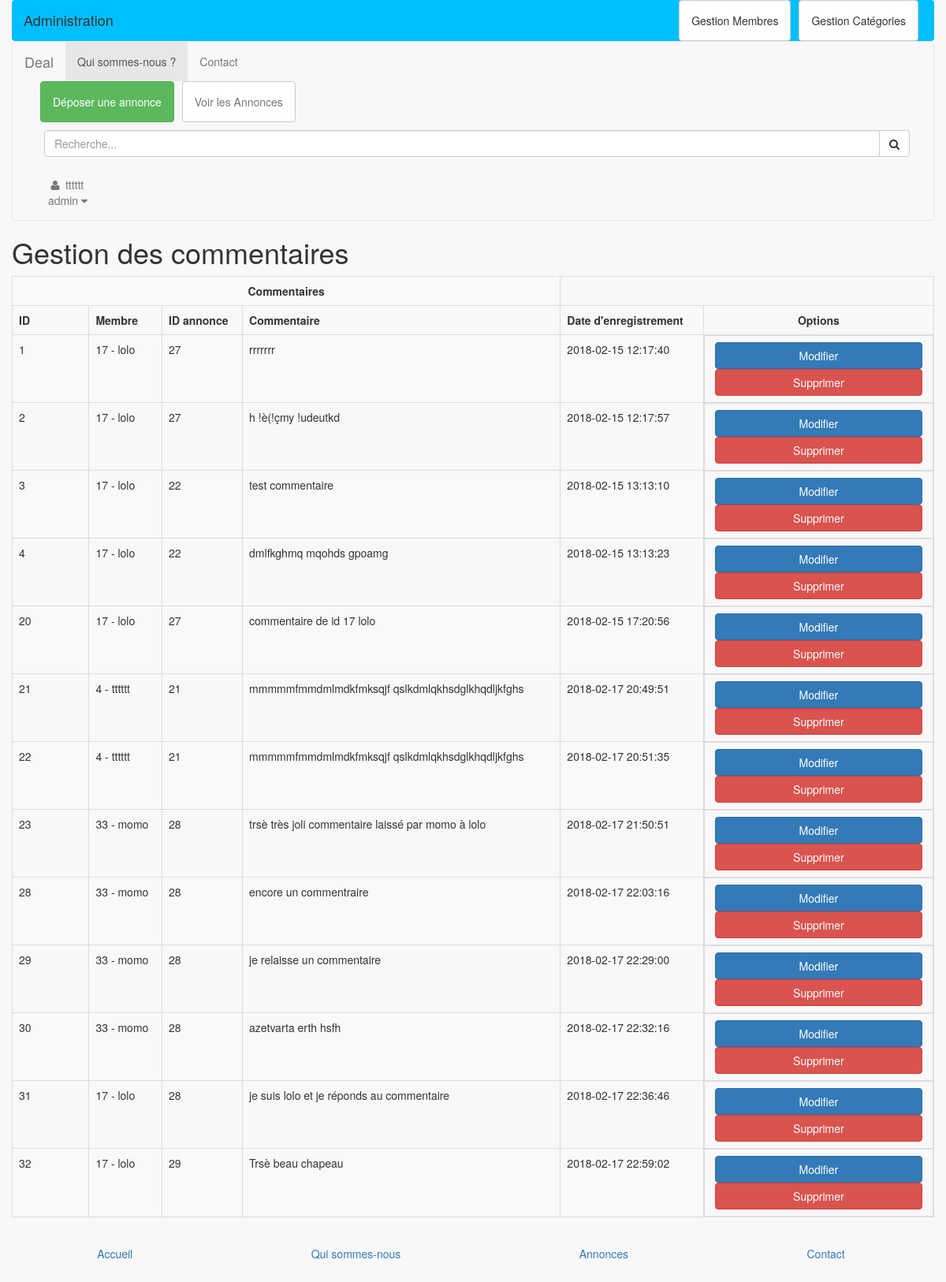
The app's page /admin/commentaires.php (signed in) with its own data.
### tables this page shows
CREATE TABLE `commentaire` (
  `id` int(10) unsigned NOT NULL AUTO_INCREMENT,
  `commentaire` text NOT NULL,
  `membre_id` int(10) unsigned NOT NULL,
  `annonce_id` int(10) unsigned NOT NULL,
  `date_enregistrement` datetime NOT NULL DEFAULT CURRENT_TIMESTAMP,
  PRIMARY KEY (`id`),
  KEY `fk_commentaire_membre_idx` (`membre_id`),
  KEY `fk_commentaire_annonce_idx` (`annonce_id`),
  CONSTRAINT `fk_commentaire_annonce` FOREIGN KEY (`annonce_id`) REFERENCES `annonce` (`id`) ON DELETE NO ACTION ON UPDATE NO ACTION,
  CONSTRAINT `fk_commentaire_membre` FOREIGN KEY (`membre_id`) REFERENCES `membre` (`id`) ON DELETE NO ACTION ON UPDATE NO ACTION
);

CREATE TABLE `membre` (
  `id` int(10) unsigned NOT NULL AUTO_INCREMENT,
  `civilite` enum('M.','Mme') NOT NULL,
  `pseudo` varchar(45) NOT NULL,
  `mdp` varchar(255) NOT NULL,
  `nom` varchar(45) NOT NULL,
  `prenom` varchar(45) NOT NULL,
  `telephone` varchar(45) DEFAULT NULL,
  `email` varchar(45) NOT NULL,
  `role` enum('user','admin') NOT NULL,
  `date_enregistrement` datetime NOT NULL DEFAULT CURRENT_TIMESTAMP,
  PRIMARY KEY (`id`),
  UNIQUE KEY `pseudo_UNIQUE` (`pseudo`)
);

### admin/commentaires.php (the view, shortened to what this page needs)
<?php
require_once __DIR__ .'/../include/init.php';
$req = 'SELECT c.*, m.pseudo pseudo FROM commentaire c JOIN membre m ON m.id = c.membre_id ORDER BY c.id';
$stmt = $pdo->query($req);
$commentaires = $stmt->fetchAll();
include __DIR__ .'/../layout/top.php';
?>
<h1>Gestion des commentaires</h1>
<table class="table table-bordered table-striped">
  <th colspan="4">
    Commentaires
  </th>
  <tr>
    <th class="col-xs-1">ID</th>
    <th class="col-xs-auto">Membre</th>
    <th class="col-xs-auto">ID annonce</th>
    <th class="col-xs-auto">Commentaire</th>
    <th class="col-xs-auto">Date d'enregistrement</th>
    <th class="col-xs-3">Options</th>
  </tr>
    <?php
    foreach ($commentaires as $commentaire) :
      ?>
      <tr>
        <td><?= $commentaire['id'] ?></td>
        <td><?= $commentaire['membre_id'].' - '.$commentaire['pseudo'] ?></td>
        <td><?= $commentaire['annonce_id'] ?></td>
        <td><?= $commentaire['commentaire'] ?></td>
        <td><?= $commentaire['date_enregistrement'] ?></td>
        <td>
          <a href="commentaire-edit.php?id=<?= $commentaire['id'] ?>" class="btn btn-primary">Modifier</a>
          <a href="commentaire-delete.php?id=<?= $commentaire['id'] ?>" class="btn btn-danger">Supprimer</a>
        </td>
      </tr>
      <?php
    endforeach;
    ?>
</table>
<?php
include __DIR__ .'/../layout/bottom.php';
?>

### records on screen
commentaire: id "1", membre "17", membre.pseudo "lolo", annonce "27", commentaire "rrrrrrr", date_enregistrement "2018-02-15 12:17:40"
commentaire: id "2", membre "17", membre.pseudo "lolo", annonce "27", commentaire "h !è(!çmy !udeutkd", date_enregistrement "2018-02-15 12:17:57"
commentaire: id "3", membre "17", membre.pseudo "lolo", annonce "22", commentaire "test commentaire", date_enregistrement "2018-02-15 13:13:10"
commentaire: id "4", membre "17", membre.pseudo "lolo", annonce "22", commentaire "dmlfkghmq mqohds gpoamg", date_enregistrement "2018-02-15 13:13:23"
commentaire: id "20", membre "17", membre.pseudo "lolo", annonce "27", commentaire "commentaire de id 17 lolo", date_enregistrement "2018-02-15 17:20:56"
commentaire: id "21", membre "4", membre.pseudo "tttttt", annonce "21", commentaire "mmmmmfmmdmlmdkfmksqjf qslkdmlqkhsdglkhqdljkfghs", date_enregistrement "2018-02-17 20:49:51"
commentaire: id "22", membre "4", membre.pseudo "tttttt", annonce "21", commentaire "mmmmmfmmdmlmdkfmksqjf qslkdmlqkhsdglkhqdljkfghs", date_enregistrement "2018-02-17 20:51:35"
commentaire: id "23", membre "33", membre.pseudo "momo", annonce "28", commentaire "trsè très joli commentaire laissé par momo à lolo", date_enregistrement "2018-02-17 21:50:51"
commentaire: id "28", membre "33", membre.pseudo "momo", annonce "28", commentaire "encore un commentraire", date_enregistrement "2018-02-17 22:03:16"
commentaire: id "29", membre "33", membre.pseudo "momo", annonce "28", commentaire "je relaisse un commentaire", date_enregistrement "2018-02-17 22:29:00"
commentaire: id "30", membre "33", membre.pseudo "momo", annonce "28", commentaire "azetvarta erth hsfh", date_enregistrement "2018-02-17 22:32:16"
commentaire: id "31", membre "17", membre.pseudo "lolo", annonce "28", commentaire "je suis lolo et je réponds au commentaire", date_enregistrement "2018-02-17 22:36:46"
commentaire: id "32", membre "17", membre.pseudo "lolo", annonce "29", commentaire "Trsè beau chapeau", date_enregistrement "2018-02-17 22:59:02"

### other values on screen
getPseudo() "tttttt"
$_SESSION['membre']['role'] "admin"
